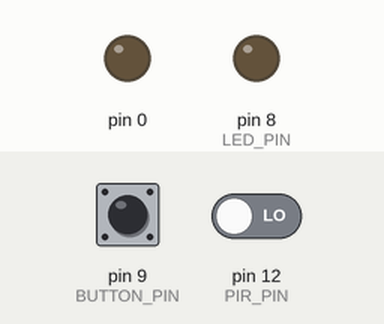
This sketch was run on a simulated Arduino Uno, built with avr-gcc and run on an emulated ATmega328P. On the bench: output pins drawn as LEDs (lit = HIGH). Inputs (shaded band) come from the test bench; at power-on: pin 9 (BUTTON_PIN) LOW, pin 12 (PIR_PIN) LOW.

Above: at 1.2 s.
1.3 s: pin 9 (BUTTON_PIN) pulled HIGH for 0.15 s
At 4.3 s:
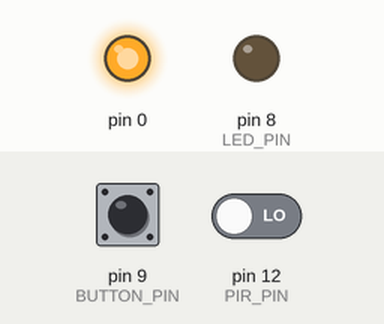
Timing chart, 0 to 9.1 s (numbered marks = the images above; inputs shaded):
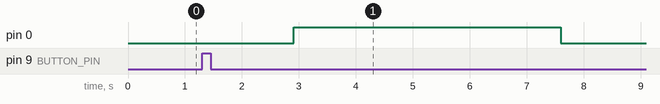

Measured:
- after the input at 1.3 s, pin 0: LOW → HIGH after 1.6 s, → LOW 4.7 s later

The sketch:

attiny13_pwm_auto_led_light.ino
```cpp
#include <util/delay.h>

////////////////////////////////////////////////////////////////////////////////////////////////////////////////////
// PIN configuration
////////////////////////////////////////////////////////////////////////////////////////////////////////////////////
#define PIR_PIN PB4
#define LED_PIN PB0
#define BUTTON_PIN PB1

////////////////////////////////////////////////////////////////////////////////////////////////////////////////////
// Set constants and global variables
////////////////////////////////////////////////////////////////////////////////////////////////////////////////////
// 0-255

#define SPEED_ON 12
#define SPEED_OFF 24
// for PIR sensor
#define TIMEOUT_LED 30000UL
// for button
#define TIMEOUT_DEBOUNCE 70

////////////////////////////////////////////////////////////////////////////////////////////////////////////////////
// Timers
////////////////////////////////////////////////////////////////////////////////////////////////////////////////////
unsigned long CurrentTime = 0;
unsigned long AutoTimeOn = 0;
unsigned long ButtonTimerDebounce = 0;

////////////////////////////////////////////////////////////////////////////////////////////////////////////////////
// FLAGS
////////////////////////////////////////////////////////////////////////////////////////////////////////////////////
// 0 - auto on
// 1 - manual on
// 2 - auto mode
#define AUTO_ON_F 0
#define MANUAL_ON_F 1
#define AUTO_MODE_F 2
uint8_t FLAGS=0b00000100;

////////////////////////////////////////////////////////////////////////////////////////////////////////////////////
// init
////////////////////////////////////////////////////////////////////////////////////////////////////////////////////
void setup() {
  // pin 0 - is output, others is input
  DDRB  = 0b00000001;
  PORTB = 0b00000000;
}

////////////////////////////////////////////////////////////////////////////////////////////////////////////////////
// main loop
////////////////////////////////////////////////////////////////////////////////////////////////////////////////////
void loop() {

   CurrentTime = millis();

   //////////////////////////////////////////////////////////////////////////
   // BUTTON CONTROL
   //////////////////////////////////////////////////////////////////////////
   if((PINB & _BV(BUTTON_PIN)) && !(FLAGS & _BV(MANUAL_ON_F))){
      if(ButtonTimerDebounce==0) ButtonTimerDebounce=CurrentTime;
      if((unsigned long)(ButtonTimerDebounce + TIMEOUT_DEBOUNCE) < CurrentTime){
        // включили переключатель
        if(!(FLAGS & _BV(AUTO_ON_F))) turnOn();
        FLAGS=0b00000010; // set manual on
        ButtonTimerDebounce = 0;
     }
   }else if(!(PINB & _BV(BUTTON_PIN)) && (FLAGS & _BV(MANUAL_ON_F))){
     if(ButtonTimerDebounce==0) ButtonTimerDebounce=CurrentTime;
     if((unsigned long)(ButtonTimerDebounce + TIMEOUT_DEBOUNCE) < CurrentTime){
        // выключили переключатель
        turnOff();
        FLAGS=0b00000100; // set auto mode on
        ButtonTimerDebounce = 0;
     }
   }else{
     ButtonTimerDebounce = 0;
   }

  //////////////////////////////////////////////////////////////////////////
  // PIR sensor
  //////////////////////////////////////////////////////////////////////////
  if(FLAGS & _BV(AUTO_MODE_F)){
    if(PINB & _BV(PIR_PIN)){
      if(!(FLAGS & _BV(AUTO_ON_F))){
        turnOn();
        FLAGS |= _BV(AUTO_ON_F);
      }
      AutoTimeOn = CurrentTime;
    }else if (!(PINB & _BV(PIR_PIN)) && (FLAGS & _BV(AUTO_ON_F)) &&
                  ((unsigned long)(AutoTimeOn + TIMEOUT_LED)) < CurrentTime){
      turnOff();
      FLAGS &= ~_BV(AUTO_ON_F);
    }
  }


}


void turnOn(){
  uint8_t i = 0;
  do{
    analogWrite(LED_PIN, i);
    _delay_ms(SPEED_ON);
  }while (++i);
}

void turnOff(){
  uint8_t i = 255;
  do{
    analogWrite(LED_PIN, i);
    _delay_ms(SPEED_OFF);
  }while (i--);
}
```
